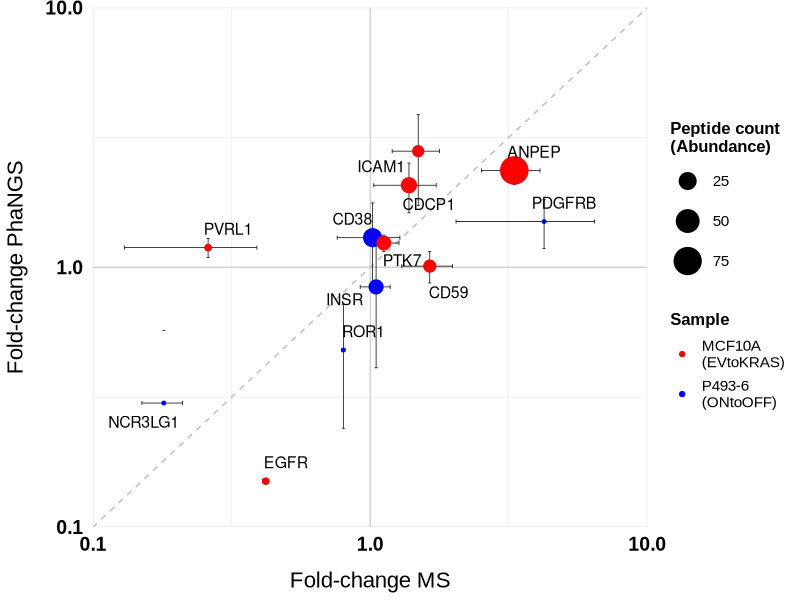
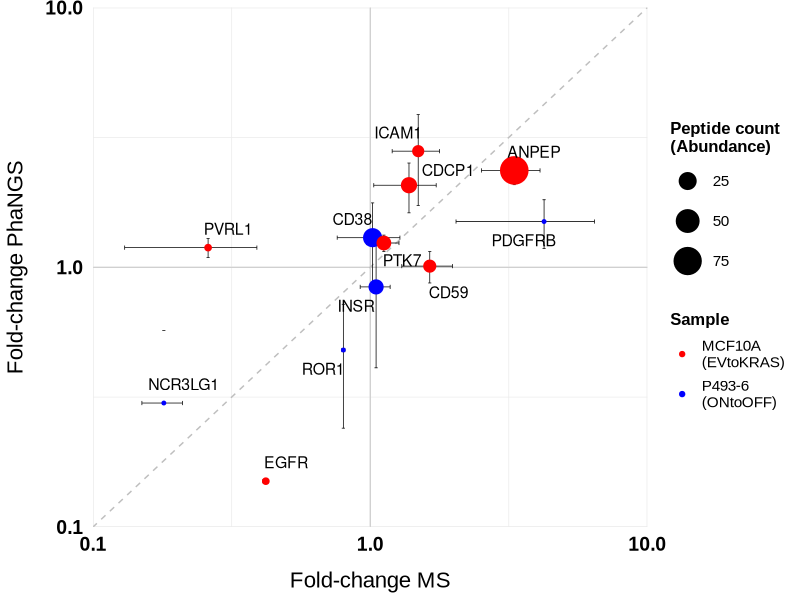

These figures' R source, in order:
#Import libraries
library(ggplot2)
library(ggrepel)

#Import .csv 
raw <- read.table("MS_vs_PhaNGS.csv", sep = ",", header = TRUE, row.names=1)

#Plot
ggplot(raw, aes(x = MS, y = PhaNGS, label = rownames(raw))) +
geom_vline(xintercept = 1, size=0.25, colour="grey") + geom_hline(yintercept = 1, size=0.25, colour="grey") +
geom_abline(slope=1,linetype="dashed",colour="grey") +
geom_errorbar(aes(ymin = PhaNGS - PhaNGS_var, ymax = PhaNGS + PhaNGS_var), colour="black", size=0.25) +
geom_errorbarh(aes(xmin = MS - MS_var, xmax = MS + MS_var), colour="black", size=0.25) +
geom_point(aes(size=peptide_count, colour=Sample)) +
theme_minimal() +
geom_text_repel(box.padding = 0.5, point.padding = 1.7, size=4, fill="white", color="black", segment.size=0.25) +

#Set scale
scale_size(name="Peptide count\n(Abundance)", breaks=c(1,25,50,75),range=c(1,9)) +
scale_x_log10(expand = c(0,0), limits=c(0.1,10)) +
scale_y_log10(expand = c(0,0), limits=c(0.1,10)) + 
scale_colour_manual(values=c("red","blue"), labels=c("MCF10A\n(EVtoKRAS)","P493-6\n(ONtoOFF)")) +

#Labels
labs(x = "Fold-change MS", y = "Fold-change PhaNGS") +

#Theme
theme(
legend.title = element_text(size = 12, family = "Arial", face = "bold"), 
legend.text = element_text(size = 11, family = "Arial"),
legend.key.height = unit(2,"line"),
plot.title = element_text(hjust = 0.5, face = "bold", size=16, family = "Arial"),
axis.title = element_text(family = "Arial", color = "black", size = 16), 
axis.ticks.length=unit(0.25,"cm"),
axis.text.x = element_text(family = "Arial", color = "black", face = "bold", size = 14, margin=margin(b=10,unit="pt")),
axis.text.y = element_text(family = "Arial", color = "black", face = "bold", size = 14, margin=margin(l=10,unit="pt"))
) 

#Finish and export figure
ggsave("MS_vs_PhaNGS.eps", device="eps", dpi = 300, width=6, height=4, units="in")
